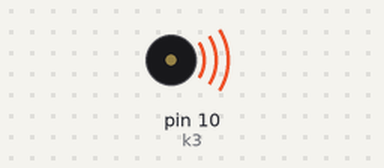
Bench run of a sketch on a simulated Arduino Uno, built with avr-gcc and run on an emulated ATmega328P. Shown: buzzer (waves = sounding).

Above: at 0.1 s.
Timing chart, 0 to 1.6 s (numbered marks = the images above):
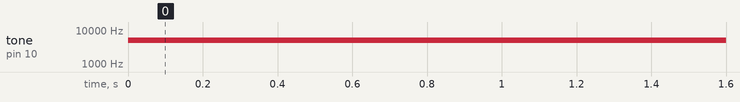

Measured:
- by itself, tone on pin 10 (k3): silent → 5000 Hz at 0.00 s

The sketch:

DF_tone_test.ino
```cpp
// Roy Gross
// 3 - 8 - 2020
// eighth tester program
// switching between ant 1 and ant 2 because of delay problem (#2)
// no LEDs in this program
// - using tone for higher switching rate
// - I was running into the speed limit of a loop with delays
// - tone operates different than delay - switching rate of up to 8MHz (overkill)

const int k3 = 10; // pin k3


void setup() {
  // put your setup code here, to run once:
  pinMode(k3, OUTPUT);
}

void loop() {
  // put your main code here, to run repeatedly:
tone(k3,5000); // switching rate of 5 KHz
}
```
